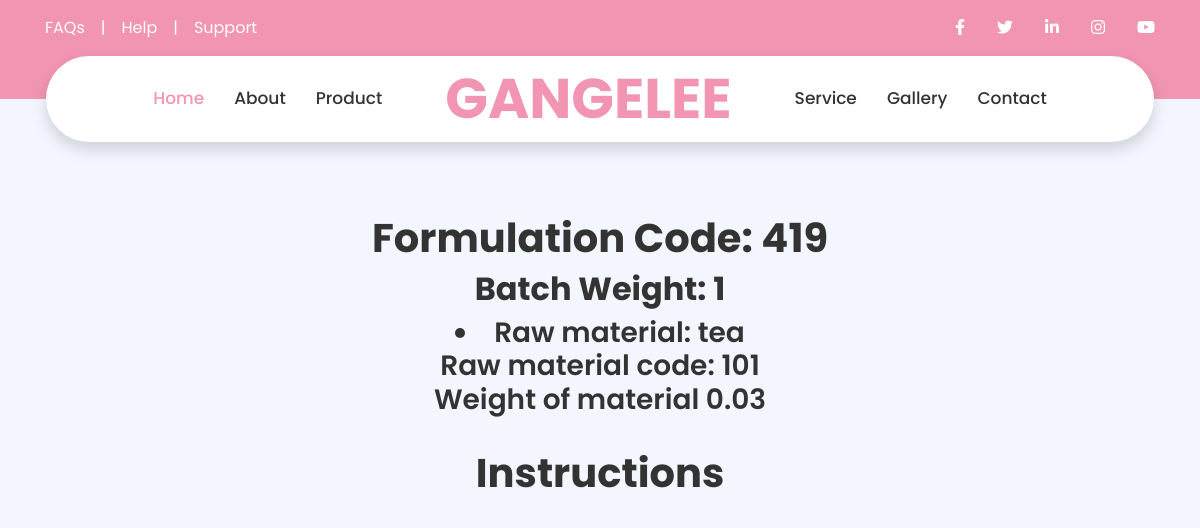
Page /Formulation/86a544b3-bbe6-49aa-b71f-233732a3ffe9/ on the committed database.
### formulator/models.py (models this page shows, shortened)
class Formulation(models.Model):
    Code = models.IntegerField(max_length=20, unique=True)
    Total_Formation_Weight = models.IntegerField(max_length=200)
    Line_type = models.CharField(max_length=200, choices=Line_type)
    Raw_Materials = models.ManyToManyField('Raw_Materials',blank=True)
    Quantity = models.CharField(max_length=200)
    percentage_weight = models.CharField(max_length=200)
    unit_cost =models.CharField(max_length=200)
    instruction_id = models.OneToOneField('Instruction', on_delete=models.PROTECT,blank=True,null=True)
    id = models.UUIDField(default=uuid.uuid4, unique=True,primary_key=True,editable=False)
    Product =models.ForeignKey('Product',on_delete=models.CASCADE,blank=True,null=True)
    def actual_weight(self):
        return (float(0.01) * float(self.percentage_weight)) * float(self.Total_Formation_Weight)

class Raw_Materials(models.Model):
    Name = models.CharField(max_length=200)
    Purpose = models.CharField(max_length=200)
    Code = models.IntegerField(max_length=20, unique=True, blank=True,null=True)
    id = models.UUIDField(default=uuid.uuid4, unique=True,primary_key=True,editable=False)

### formulator/views.py (the view)
# urls.py: path('Formulation/<str:pk>/',views.FormulationInformation ,name='formulationpage'),
def FormulationInformation(request, pk):
    FormulationObject = Formulation.objects.get(id=pk)
    test = 100
    Raw_Materials = FormulationObject.Raw_Materials.all()
    InstructionObj = Instruction.objects.filter(formulation_field=FormulationObject)
    context = {'formulation':FormulationObject, 'Instructions':InstructionObj, 'test':test}
    return render(request, 'Formulator/FormulationInformation.html',context)

### formulator/templates/Formulator/FormulationInformation.html (shortened to what this page needs)
{% extends 'main.html' %}
{% load static %}
     {% block content %}
     <br><br><br>
{% load mathfilters %}
<Center>
<H1>Formulation Code: {{formulation.Code}}</H1>
<H2>Batch Weight: {{formulation.Total_Formation_Weight}}</H2>
{% for i in formulation.Raw_Materials.all %}
<h3><li>Raw material: {{i.Name}} <br>
     Raw material code: {{i.Code}} <br>
     Weight of material {{formulation.actual_weight}}
</li></h3>
{% endfor %}
<br>
<h1>Instructions</h1>
</Center>
{% endblock content %}

### rows in the picture
Formulation: Code "419", Total_Formation_Weight "1", actual_weight "0.03"
Raw_Materials: Name "tea", Code "101"
